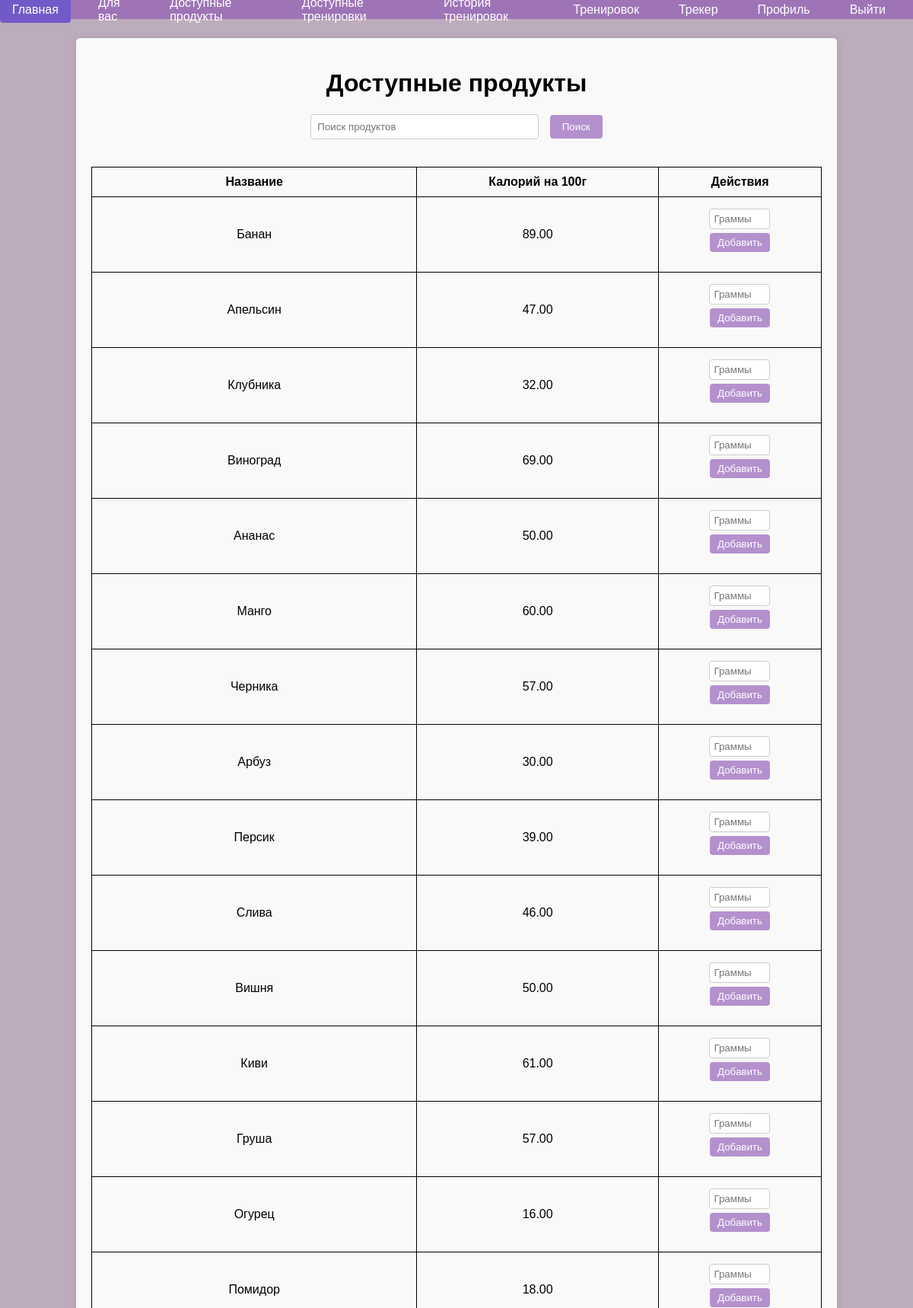
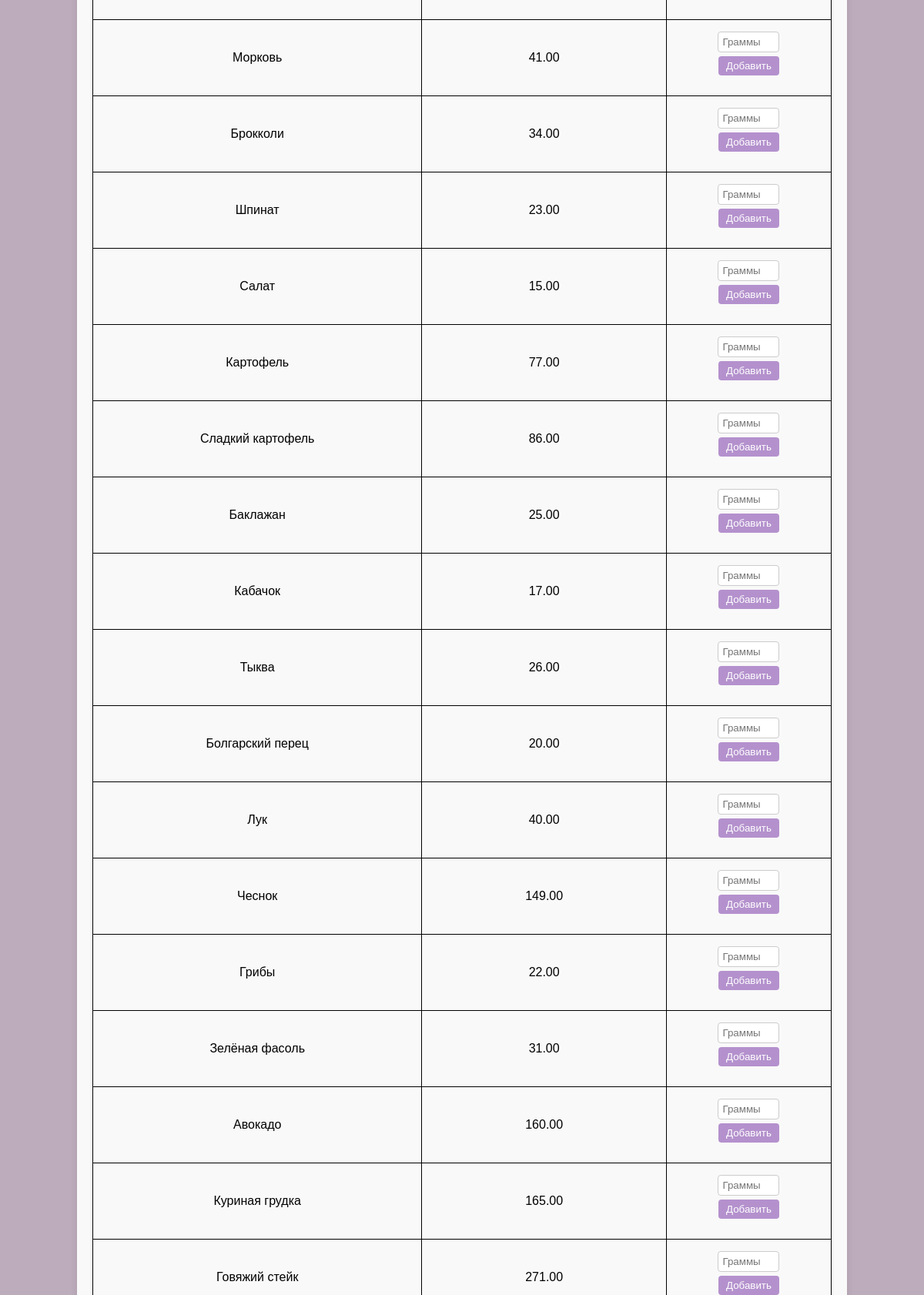
Screenshot of /food_tracker.php (signed in, upper part) with the database file from the repository (2 pictures, top to bottom).
### tables this page shows
CREATE TABLE `food_products` (
  `id` int(11) NOT NULL AUTO_INCREMENT,
  `name` varchar(255) DEFAULT NULL,
  `calories_per_100g` decimal(10,2) DEFAULT NULL,
  `created_at` timestamp NOT NULL DEFAULT current_timestamp(),
  PRIMARY KEY (`id`)
);

### food_tracker.php (the view, shortened to what this page needs)
<?php
include 'navbar.php';
require 'db.php';
$user_id = $_SESSION['user_id'];
$stmt = $conn->prepare("SELECT daily_calories FROM users WHERE id = ?");
$stmt->bind_param("i", $user_id);
$stmt->execute();
$result = $stmt->get_result();
$user = $result->fetch_assoc();
$current_daily_calories = $user['daily_calories'];
$calorie_limit = 20000;
$search_query = '';
if ($search_query) {
    $sql_search_query = $search_query . "%";
    $stmt = $conn->prepare("SELECT * FROM food_products WHERE name LIKE ?");
    $stmt->bind_param("s", $sql_search_query);
} else {
    $stmt = $conn->prepare("SELECT * FROM food_products");
}
$stmt->execute();
$products = $stmt->get_result();
?>
<!DOCTYPE html>
<html lang="ru">
<head>
</head>
<body>
<div class="container">
    <h1>Доступные продукты</h1>
    <div class="search-form">
        <form method="POST" action="">
            <input type="text" name="search_query" placeholder="Поиск продуктов" value="<?php echo htmlspecialchars($search_query); ?>">
            <button type="submit" name="search">Поиск</button>
        </form>
    </div>
    <table>
        <tr>
            <th>Название</th>
            <th>Калорий на 100г</th>
            <th>Действия</th>
        </tr>
        <?php while ($product = $products->fetch_assoc()): ?>
            <tr>
                <td><?php echo htmlspecialchars($product['name']); ?></td>
                <td><?php echo htmlspecialchars($product['calories_per_100g']); ?></td>
                <td>
                    <?php if ($current_daily_calories < $calorie_limit): ?>
                        <form method="POST" action="" class="form-container">
                            <input type="number" name="amount" min= "1" max="1000" step="0.01" placeholder="Граммы" required>
                            <button type="submit" name="add">Добавить</button>
                        </form>
                    <?php else: ?>
                        <div style="color: red;">Лимит калорий на день превышен. Добавление продуктов запрещено.</div>
                    <?php endif; ?>
                </td>
            </tr>
        <?php endwhile; ?>
    </table>
</div>
</body>
</html>

### navbar.php (style rules this page uses)
body { margin: 0; padding-top: 50px; }

### food_tracker.php (style rules this page uses)
body { font-family: Arial, sans-serif; background-color: #bdacbb; margin: 0; padding: 0; display: flex; flex-direction: column; align-items: center; }
h1, h2 { text-align: center; }
.container { margin-top: 50px; width: 80%; max-width: 1200px; padding: 20px; background-color: #f9f9f9; border-radius: 5px; box-shadow: 0 0 10px rgba(0, 0, 0, 0.1); }
.search-form { display: flex; justify-content: center; margin-bottom: 20px; }
.search-form input[type="text"] { width: 300px; padding: 8px; margin-right: 10px; border: 1px solid #ccc; border-radius: 4px; }
.search-form button { padding: 8px 16px; background-color: rgba(139, 83, 179, 0.62); color: white; border: none; border-radius: 4px; cursor: pointer; }
table { width: 100%; margin: 0 auto; border-collapse: collapse; }
table, th, td { border: 1px solid black; }
th, td { padding: 10px; text-align: center; }
.form-container { display: flex; justify-content: center; align-items: center; flex-direction: column; }
input[type="number"] { width: 80px; padding: 5px; margin: 5px 0; border: 1px solid #ccc; border-radius: 4px; -webkit-appearance: none; -moz-appearance: textfield; appearance: textfield; }
button { padding: 5px 10px; background-color: rgba(139, 83, 179, 0.62); color: white; border: none; border-radius: 4px; cursor: pointer; }

### rows the page displays
food_products: name "Банан", calories_per_100g "89.00"
food_products: name "Апельсин", calories_per_100g "47.00"
food_products: name "Клубника", calories_per_100g "32.00"
food_products: name "Виноград", calories_per_100g "69.00"
food_products: name "Ананас", calories_per_100g "50.00"
food_products: name "Манго", calories_per_100g "60.00"
food_products: name "Черника", calories_per_100g "57.00"
food_products: name "Арбуз", calories_per_100g "30.00"
food_products: name "Персик", calories_per_100g "39.00"
food_products: name "Слива", calories_per_100g "46.00"
food_products: name "Вишня", calories_per_100g "50.00"
food_products: name "Киви", calories_per_100g "61.00"
food_products: name "Груша", calories_per_100g "57.00"
food_products: name "Огурец", calories_per_100g "16.00"
food_products: name "Помидор", calories_per_100g "18.00"
food_products: name "Морковь", calories_per_100g "41.00"
food_products: name "Брокколи", calories_per_100g "34.00"
food_products: name "Шпинат", calories_per_100g "23.00"
food_products: name "Салат", calories_per_100g "15.00"
food_products: name "Картофель", calories_per_100g "77.00"
food_products: name "Сладкий картофель", calories_per_100g "86.00"
food_products: name "Баклажан", calories_per_100g "25.00"
food_products: name "Кабачок", calories_per_100g "17.00"
food_products: name "Тыква", calories_per_100g "26.00"
food_products: name "Болгарский перец", calories_per_100g "20.00"
food_products: name "Лук", calories_per_100g "40.00"
food_products: name "Чеснок", calories_per_100g "149.00"
food_products: name "Грибы", calories_per_100g "22.00"
food_products: name "Зелёная фасоль", calories_per_100g "31.00"
food_products: name "Авокадо", calories_per_100g "160.00"
food_products: name "Куриная грудка", calories_per_100g "165.00"
food_products: name "Говяжий стейк", calories_per_100g "271.00"
